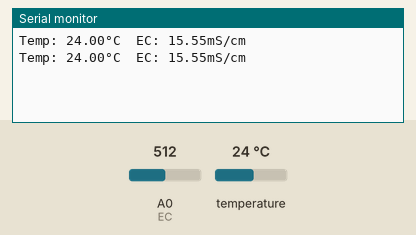
Simulated run of this sketch. Board: Arduino Uno, built with avr-gcc and run on an emulated ATmega328P. On the bench: the last lines printed to the serial monitor. Inputs (shaded band) come from the test bench; at power-on: temperature 24 °C, A0 (EC) = 512.

Above: at 2.8 s.
2.9 s: temperature set to 12 °C
At 4.2 s:
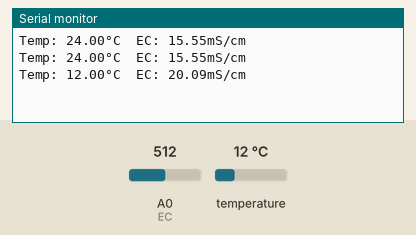
4.4 s: A0 (EC) set to 716
At 5.4 s:
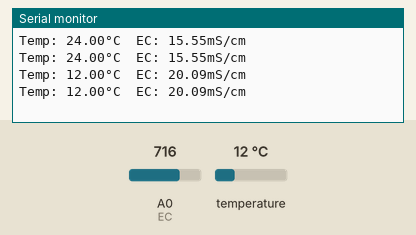
5.9 s: temperature set to 19 °C
At 5.9 s:
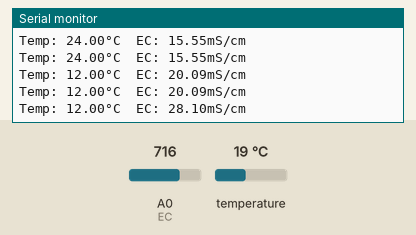
7.4 s: A0 (EC) set to 900
At 8.6 s:
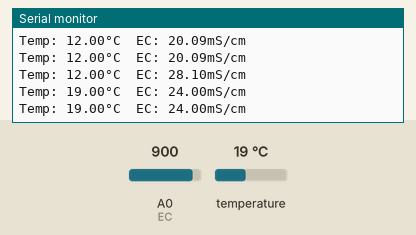
Timing chart, 0 to 9.9 s (numbered marks = the images above; inputs shaded):
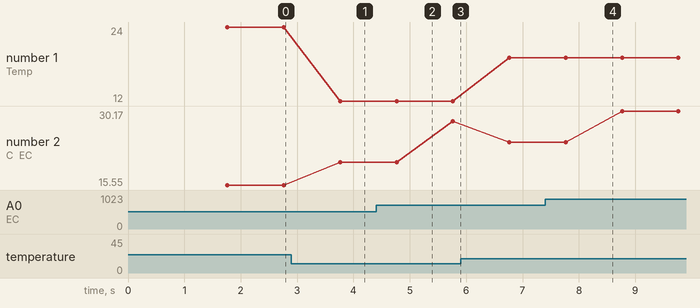

The sketch:

EC_Sensor.ino
```cpp
//=============================== EC ASSIGNING
#include <DFRobot_EC.h>
#include <EEPROM.h>

int EC = A0;

DFRobot_EC ec;

//=============================== TMP ASSIGNING
#include <DallasTemperature.h>
#include <OneWire.h>

int TMP = 14;

OneWire oneWire(TMP);
DallasTemperature tmp(&oneWire);

//=============================== VARIABLES
float conductivity, temperature, voltage;

long prevMillis;
long interval = 1000;

void setup()
{
  Serial.begin(9600);

  ec.begin();
  tmp.begin();
}

void loop()
{
  unsigned long currentMillis = millis();

  if(currentMillis - prevMillis >= interval)
  {
    prevMillis = currentMillis;

    voltage = analogRead(EC) / 1023.0 * 5000;
    temperature = getTemperature();
    conductivity = ec.readEC(voltage, temperature);

    Serial.print("Temp: ");
    Serial.print(temperature, 2);
    Serial.print("°C");

    Serial.print("\t");

    Serial.print("EC: ");
    Serial.print(conductivity, 2);
    Serial.println("mS/cm");
  }

  ec.calibration(voltage, temperature);
}
```

getTemperature.ino
```cpp
float getTemperature()
{
  float temperature;

  tmp.requestTemperatures();
  temperature = tmp.getTempCByIndex(0);

  return temperature;
}
```

Measured:
- after the input at 2.9 s, the serial monitor: prints a new line after 0.86 s (image 1)
- plotted number 1: 24 → 12 after the input at 2.9 s, 12 → 19 after the input at 5.9 s
- plotted number 2: 15.55 → 20.09 after the input at 2.9 s, 20.09 → 28.1 after the input at 4.4 s, 28.1 → 24 after the input at 5.9 s, 24 → 30.17 after the input at 7.4 s
